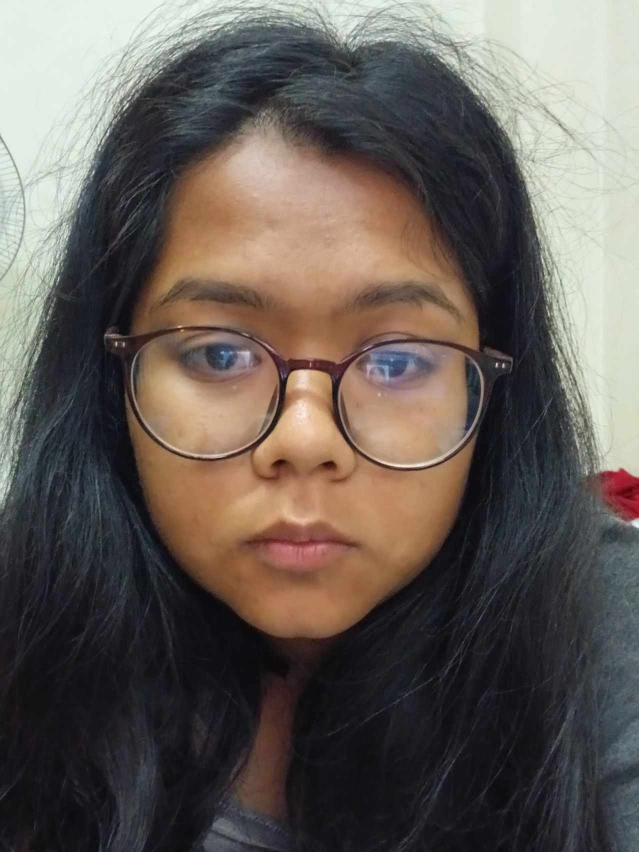
#> input picture Template Matching/img4.jpg, 1278 x 1704 px, found by its file name (shown at 1/2 size)
$ python temp.py
#> lines starting #> are read from the running program, lines starting #| are printed output that depends on the picture
import cv2
import numpy as np

# Function to resize image to fit within the screen size
def resize_image(image, width=None, height=None):
    # Get the original dimensions of the image
    h, w = image.shape[:2]

    # If both width and height are None, do nothing
    if width is None and height is None:
        return image

    # Calculate the ratio of the original dimensions to the desired dimensions
    if width is not None:
        ratio = width / float(w)
        dim = (width, int(h * ratio))
    else:
        ratio = height / float(h)
        dim = (int(w * ratio), height)

    # Resize the image
    resized = cv2.resize(image, dim, interpolation=cv2.INTER_AREA)
    return resized

# Load the template and uploaded images
template_image = cv2.imread(r'C:\Users\uSer\Desktop\SmartKYC\Template Matching\img4.jpg', cv2.IMREAD_GRAYSCALE)
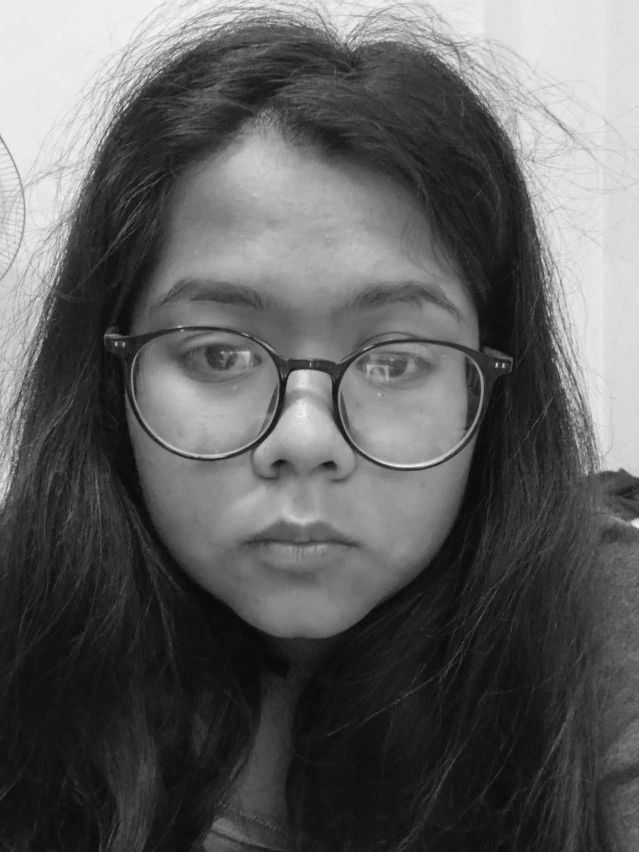
#> template_image: shape (1704, 1278) (shown at 1/2 size); min 2, max 251, mean 94.7
uploaded_image = cv2.imread(r'C:\Users\uSer\Desktop\SmartKYC\Template Matching\uploaded_document.jpg', cv2.IMREAD_GRAYSCALE)
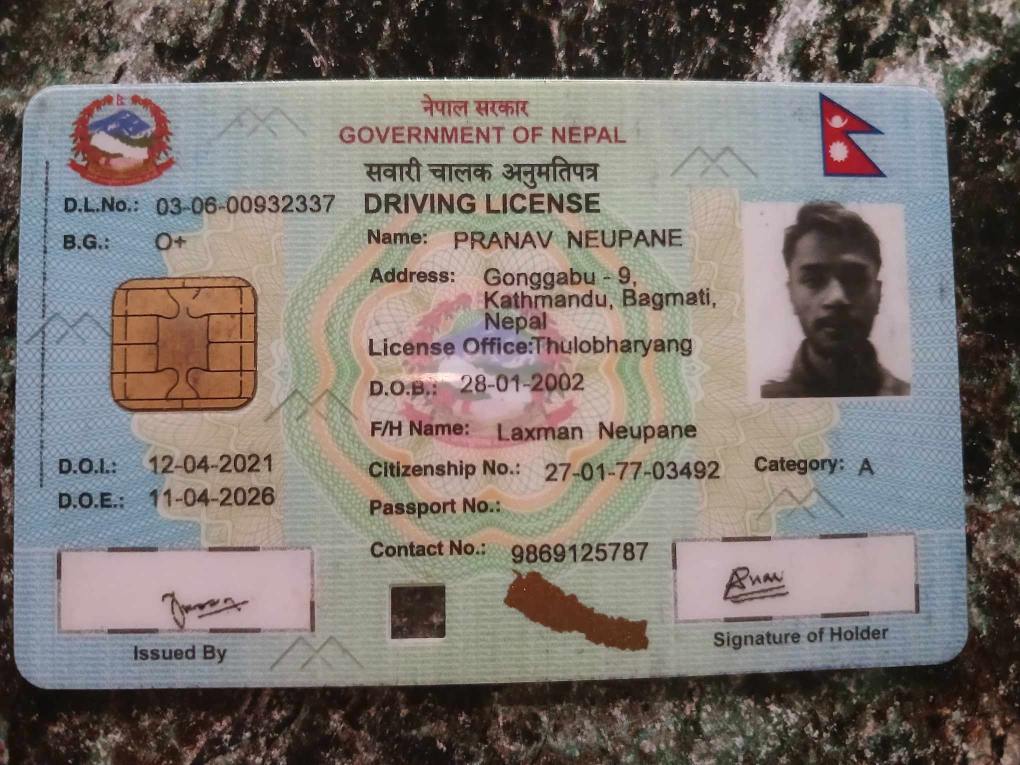
#> input picture Template Matching/uploaded_document.jpg, 2040 x 1530 px, found by its file name (shown at 1/2 size)
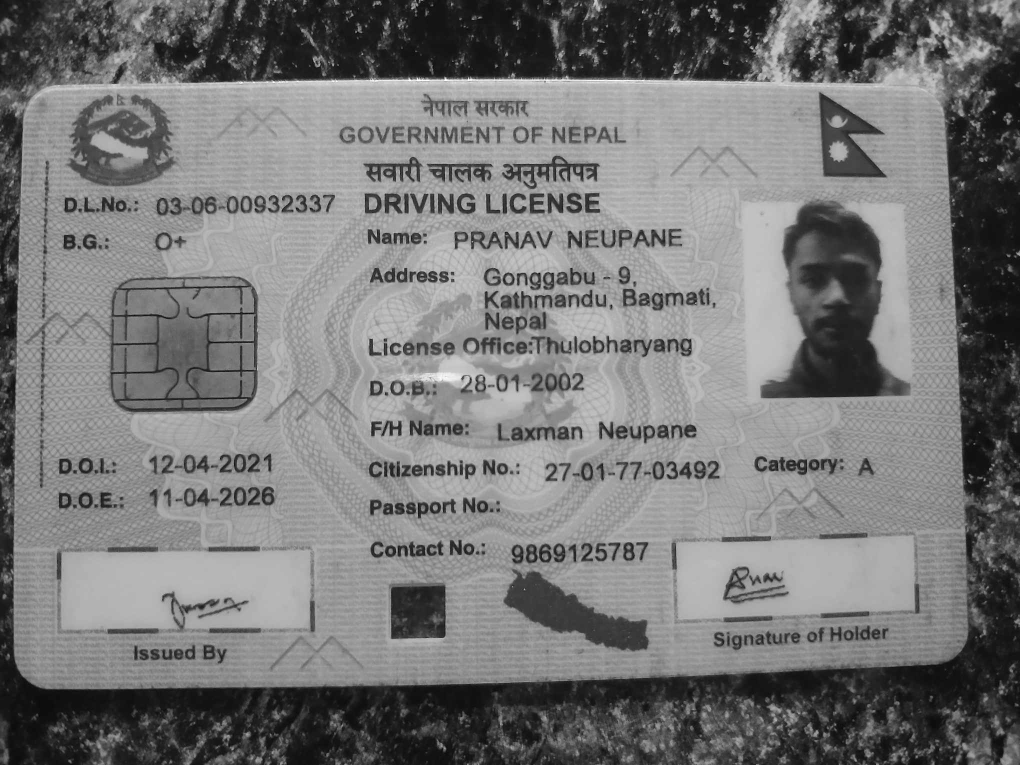
#> uploaded_image: shape (1530, 2040) (shown at 1/2 size); min 0, max 255, mean 118.9

# Initialize SIFT detector
sift = cv2.SIFT_create()

# Detect key points and compute descriptors
keypoints_template, descriptors_template = sift.detectAndCompute(template_image, None)
#> keypoints_template = 3935 keypoints; strongest (x, y, size): (993, 729, 4.1), (889, 317, 224.1), (1007, 731, 4.6), (316, 284, 174.4)
keypoints_uploaded, descriptors_uploaded = sift.detectAndCompute(uploaded_image, None)
#> keypoints_uploaded = 15893 keypoints; strongest (x, y, size): (712, 64, 2.2), (1418, 20, 3.6), (941, 758, 3.1), (666, 130, 2.9)

# Use FLANN based matcher to find matches between the descriptors
FLANN_INDEX_KDTREE = 1
index_params = dict(algorithm=FLANN_INDEX_KDTREE, trees=5)
search_params = dict(checks=50)

flann = cv2.FlannBasedMatcher(index_params, search_params)

# Perform matching between template and uploaded document
matches = flann.knnMatch(descriptors_template, descriptors_uploaded, k=2)
#> matches = 3935 matches

# Filter good matches using Lowe's ratio test
good_matches = []
for m, n in matches:
    if m.distance < 0.75 * n.distance:
        good_matches.append(m)
#> after the loop, good_matches = 21 matches

# Minimum number of good matches required
MIN_MATCH_COUNT = 100

if len(good_matches) > MIN_MATCH_COUNT:
    print(f"Match found! Number of good matches: {len(good_matches)}")

    # Draw matches between the template and uploaded document
    matched_image = cv2.drawMatches(template_image, keypoints_template, uploaded_image, keypoints_uploaded, good_matches, None, flags=cv2.DrawMatchesFlags_NOT_DRAW_SINGLE_POINTS)

    # Resize the matched image to fit the screen size (for example, width=1000 pixels)
    matched_image_resized = resize_image(matched_image, width=1000)

    # Display the resized image
    cv2.imshow("Matched keypoints (resized)", matched_image_resized)
    cv2.waitKey(0)
    cv2.destroyAllWindows()

else:
    print(f"Not a valid driving license. Only {len(good_matches)} matches found.")
#| Not a valid driving license. Only 21 matches found.
